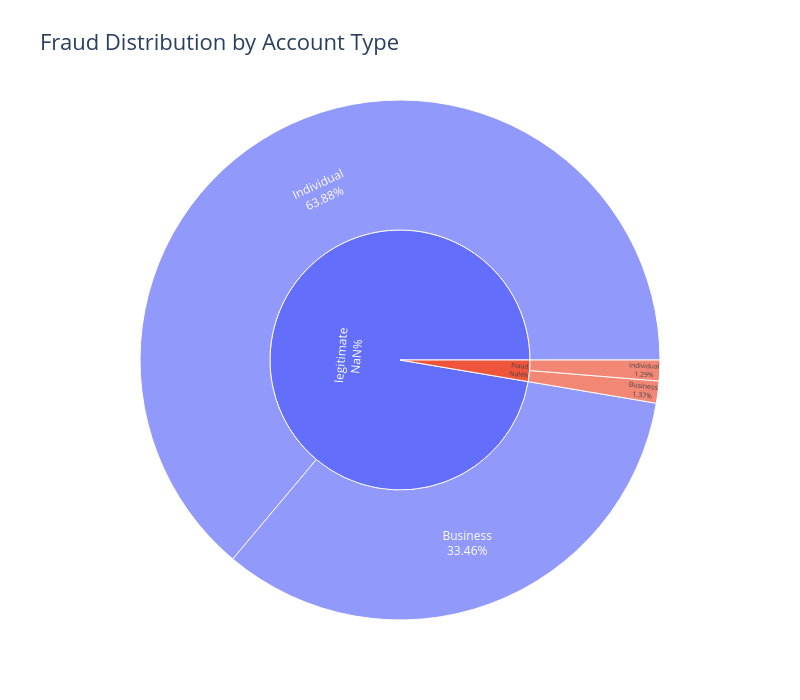

Here is the notebook cell this chart was saved with:
### Markdown cell above
## Accounting for rate of fraud by account type

### Code cell
fraud_by_account = (pd.crosstab(finlora_data["account_type"], finlora_data["is_fraud"], normalize="index") * 100)

print(fraud_by_account)


# Count transactions by fraud status, status and account type
fraud_by_day = (finlora_data.groupby(["is_fraud", "account_type"]).size().reset_index(name="transaction_count"))

# Convert fraud values to readable labels
fraud_by_day["fraud_count"] = fraud_by_day["is_fraud"].map({0: "legitimate", 1: "Fraud"})

# Calculate percentage of total transactions
total_transactions = fraud_by_day["transaction_count"].sum()
fraud_by_day["percentage"] = (fraud_by_day["transaction_count"]/ total_transactions* 100).round(2)

# Create Sunburst chart
fig = px.sunburst(fraud_by_day, path=["fraud_count","account_type"], 
                  values="transaction_count", custom_data=["percentage"], 
                  title="Fraud Distribution by Account Type")

# Display percentage as the label
fig.update_traces(texttemplate="%{label}<br>%{customdata[0]:.2f}%",
    hovertemplate=("<b>%{label}</b><br>""Percentage: %{customdata[0]:.2f}%<br>""Transactions: %{value}<extra></extra>"))

fig.update_layout(plot_bgcolor="white", paper_bgcolor="white",  width=800, height=700, title_font_size=22)

fig.show()

### Figure 1 — Plotly figure (JSON) as saved in the notebook; plotly's stock layout.template omitted (floating-point values rounded to 4 significant figures)
{"data": [{"branchvalues": "total", "customdata": [["33.46"], ["63.88"], ["1.37"], ["1.29"], ["(?)"], ["(?)"]], "domain": {"x": [0, 1], "y": [0, 1]}, "hovertemplate": "<b>%{label}</b><br>Percentage: %{customdata[0]:.2f}%<br>Transactions: %{value}<extra></extra>", "ids": ["legitimate/Business", "legitimate/Individual", "Fraud/Business", "Fraud/Individual", "legitimate", "Fraud"], "labels": ["Business", "Individual", "Business", "Individual", "legitimate", "Fraud"], "name": "", "parents": ["legitimate", "legitimate", "Fraud", "Fraud", "", ""], "texttemplate": "%{label}<br>%{customdata[0]:.2f}%", "type": "sunburst", "values": [42160.0, 80490.0, 1727.0, 1625.0, 122600.0, 3352.0]}], "layout": {"height": 700, "legend": {"tracegroupgap": 0}, "paper_bgcolor": "white", "plot_bgcolor": "white", "title": {"font": {"size": 22}, "text": "Fraud Distribution by Account Type"}, "width": 800}}
